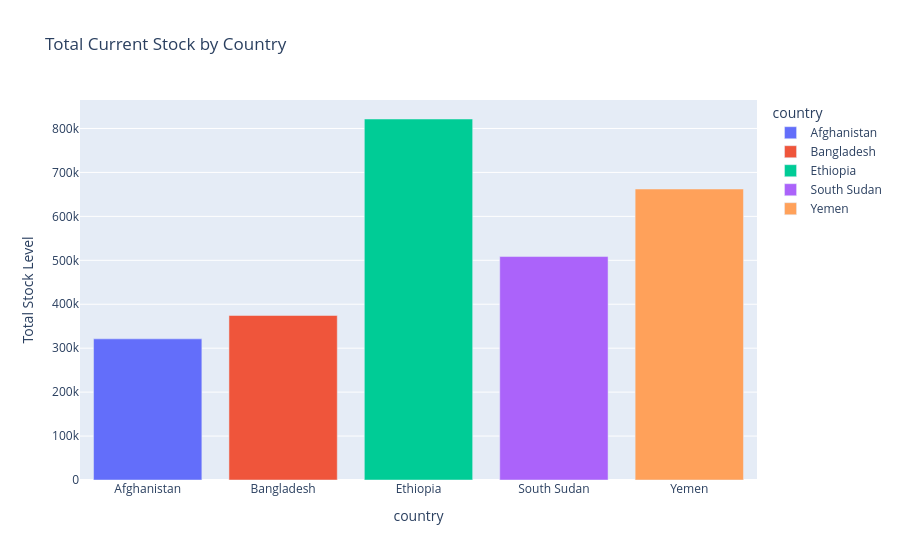

Source (notebook cell):
### Markdown cell above
##### Chart 1: Total stock by country

### Code cell
fig_stock = px.bar(
    country_agg,
    x='country',
    y='Total_Stock',
    title='Total Current Stock by Country',
    labels={'Total_Stock': 'Total Stock Level'},
    color='country'
)
fig_stock.show()

### Figure 1 — Plotly figure (JSON) as saved in the notebook; plotly's stock layout.template omitted (floating-point values rounded to 4 significant figures)
{"data": [{"hovertemplate": "country=%{x}<br>Total Stock Level=%{y}<extra></extra>", "legendgroup": "Afghanistan", "marker": {"color": "#636efa", "pattern": {"shape": ""}}, "name": "Afghanistan", "orientation": "v", "showlegend": true, "textposition": "auto", "type": "bar", "x": ["Afghanistan"], "xaxis": "x", "y": [321231], "yaxis": "y"}, {"hovertemplate": "country=%{x}<br>Total Stock Level=%{y}<extra></extra>", "legendgroup": "Bangladesh", "marker": {"color": "#EF553B", "pattern": {"shape": ""}}, "name": "Bangladesh", "orientation": "v", "showlegend": true, "textposition": "auto", "type": "bar", "x": ["Bangladesh"], "xaxis": "x", "y": [374431], "yaxis": "y"}, {"hovertemplate": "country=%{x}<br>Total Stock Level=%{y}<extra></extra>", "legendgroup": "Ethiopia", "marker": {"color": "#00cc96", "pattern": {"shape": ""}}, "name": "Ethiopia", "orientation": "v", "showlegend": true, "textposition": "auto", "type": "bar", "x": ["Ethiopia"], "xaxis": "x", "y": [821562], "yaxis": "y"}, {"hovertemplate": "country=%{x}<br>Total Stock Level=%{y}<extra></extra>", "legendgroup": "South Sudan", "marker": {"color": "#ab63fa", "pattern": {"shape": ""}}, "name": "South Sudan", "orientation": "v", "showlegend": true, "textposition": "auto", "type": "bar", "x": ["South Sudan"], "xaxis": "x", "y": [508496], "yaxis": "y"}, {"hovertemplate": "country=%{x}<br>Total Stock Level=%{y}<extra></extra>", "legendgroup": "Yemen", "marker": {"color": "#FFA15A", "pattern": {"shape": ""}}, "name": "Yemen", "orientation": "v", "showlegend": true, "textposition": "auto", "type": "bar", "x": ["Yemen"], "xaxis": "x", "y": [662245], "yaxis": "y"}], "layout": {"autosize": true, "barmode": "relative", "legend": {"title": {"text": "country"}, "tracegroupgap": 0}, "title": {"text": "Total Current Stock by Country"}, "xaxis": {"anchor": "y", "autorange": true, "categoryarray": ["Afghanistan", "Bangladesh", "Ethiopia", "South Sudan", "Yemen"], "categoryorder": "array", "domain": [0, 1], "range": [-0.5, 4.5], "title": {"text": "country"}, "type": "category"}, "yaxis": {"anchor": "x", "autorange": true, "domain": [0, 1], "range": [0, 864800.0], "title": {"text": "Total Stock Level"}, "type": "linear"}}}
